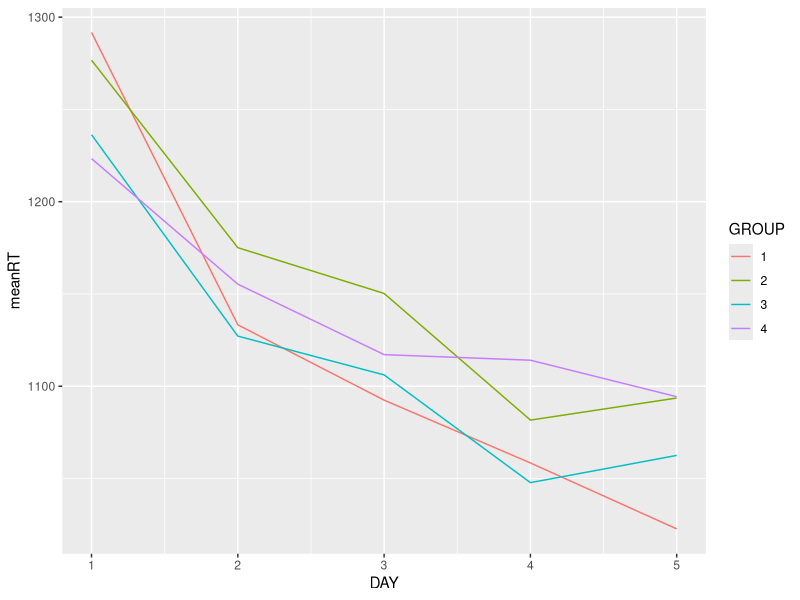
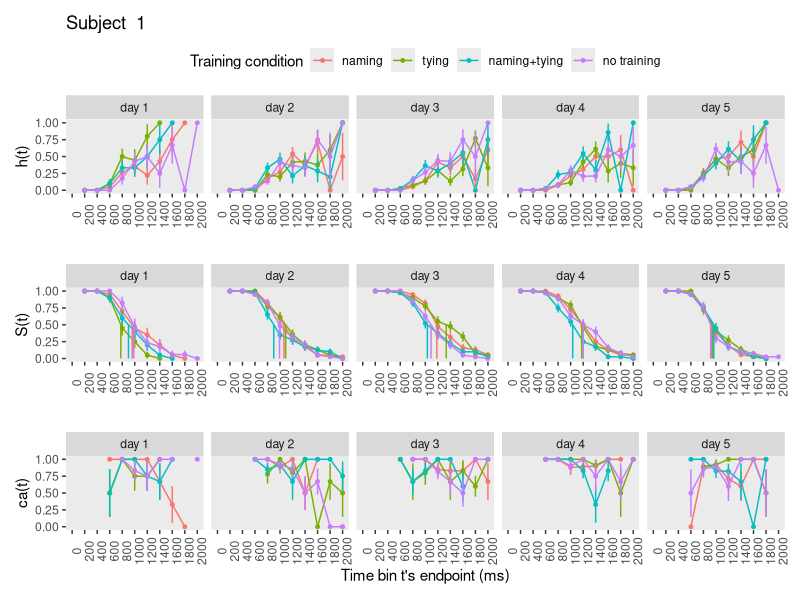
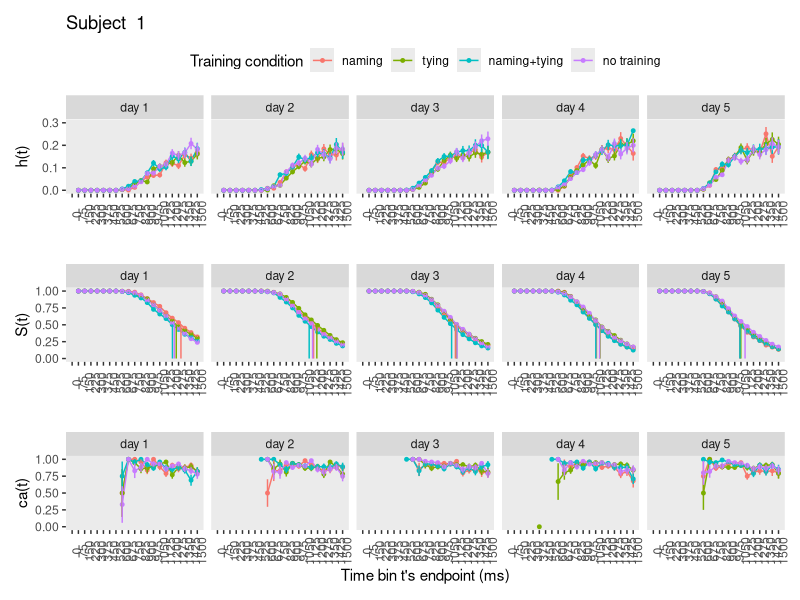
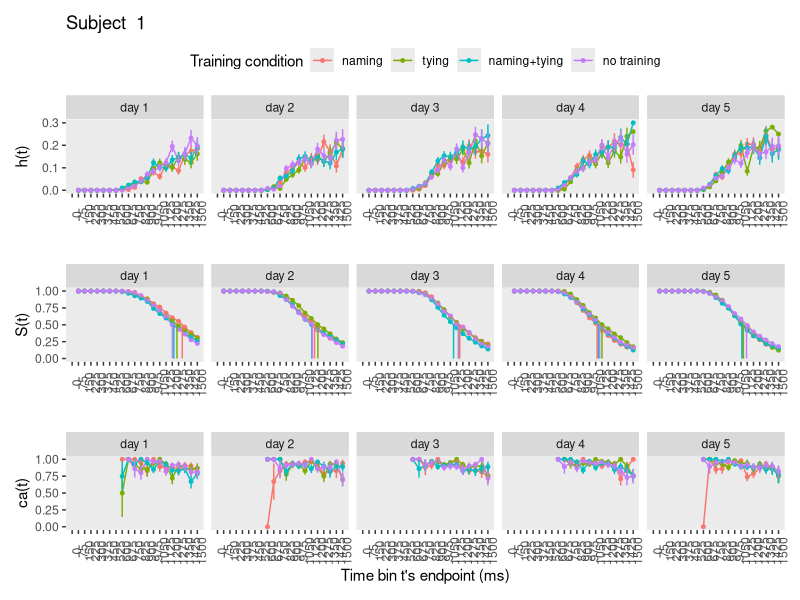
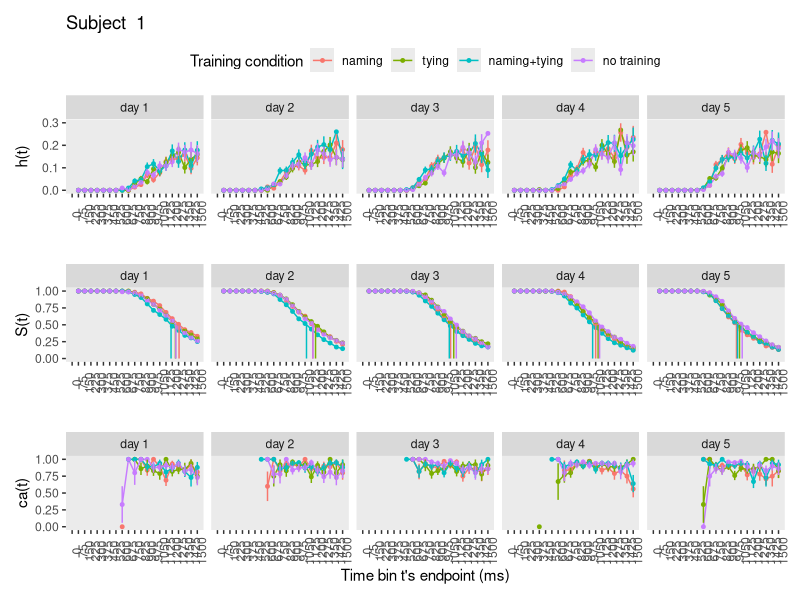
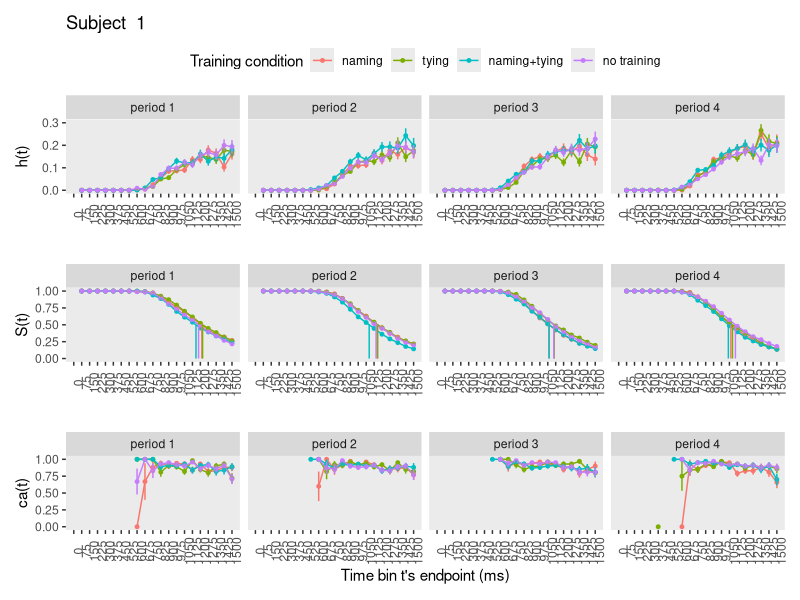
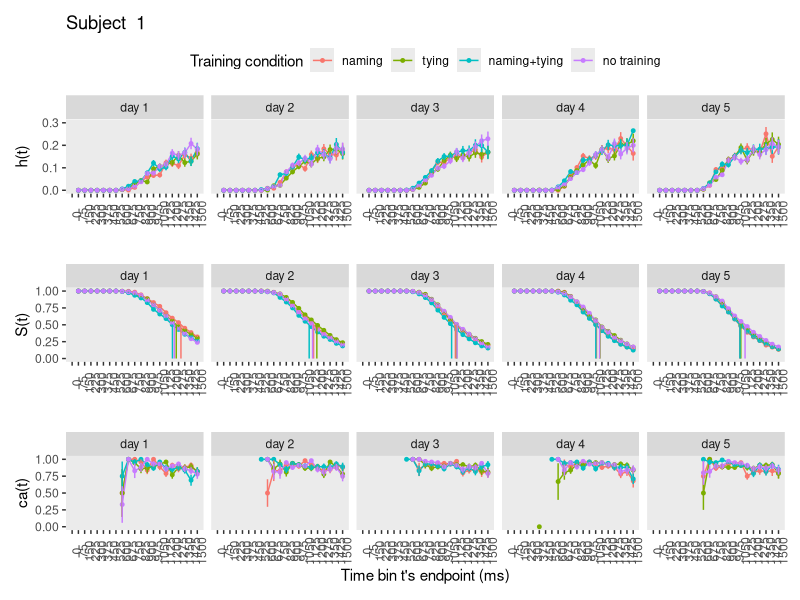
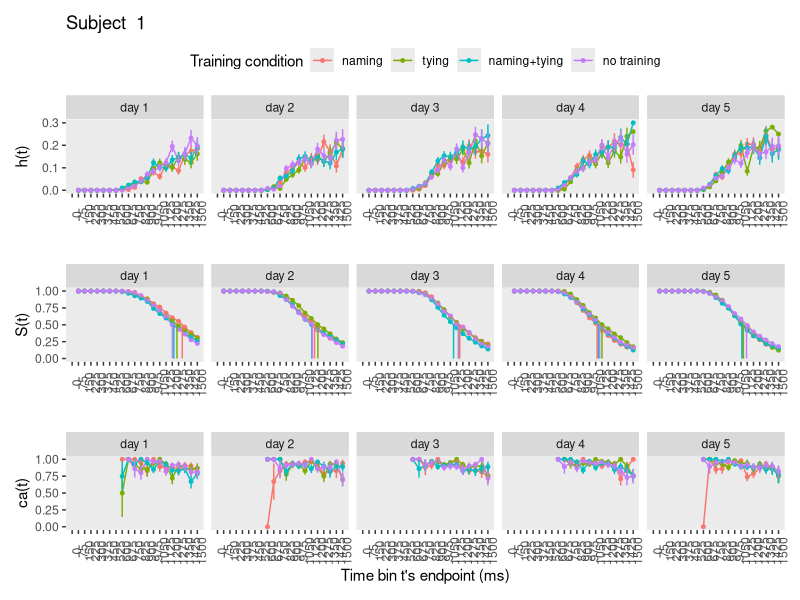

These charts were generated, in order, by the following R code:
## ---- chunk 1
knitr::opts_chunk$set(echo = TRUE)
## ---- chunk 2
library(tidyverse) # data wrangling
library(patchwork) # combine figures
## ---- chunk 3
# load the datafile
data_orig <- read_csv(file = "data/data.csv") # 15120 obs. of 17 variables
summary(data_orig)

# check
test <- data_orig %>% group_by(pid, DAY, SESSION) %>% summarise(N = n())
print.data.frame(test)

# Missing 12 sessions (of 200 sessions): Note there are 160 trials in s2 of d5 of s6
# s2 of d1 of s1
# s2 of d2 of s3
# s2 of d5 of s3
# s2 of d1 of s6
# s1 of d2 of s7
# s2 of d1 of s14
# s2 of d1 of s15
# s2 of d2 of s15
# s2 of d1 of s16
# s2 of d2 of s17
# s2 of d3 of s17
# s2 of d5 of s17

# check 160 trials in session 2 of day 5 of subject 6
test2 <- data_orig %>% filter(pid==6 & DAY==5 & SESSION==2) %>% select(GROUP)
print.data.frame(test2)

# remove trials where response = NA (452 trials)
data2 <- data_orig %>% drop_na() # 14668 trials left
head(data2)

# select relevant variables, and add accuracy column
data2 <- data2 %>%
  select(pid, RESPONSE, RT, GROUP, MATCH, DAY, SESSION) %>%
  mutate(acc = ifelse(RESPONSE==MATCH,1,0))
head(data2)

# select correct trials
data2_acc <- data2 %>% filter(acc==1) # 12783 trials
head(data2_acc)

# eliminate fastest and slowest 10% of trials, for each testing session of 80 trials:

# combine day and session info
data2_acc <- data2_acc %>% mutate(testsession = (2*(DAY-1)) + SESSION )

# nest data within pid x testsession
data2_acc_nest <- data2_acc %>% group_nest(pid,testsession)

pluck(data2_acc_nest,3,1)

# define function to sort RT, calculate 10%, and remove slowest and fastest trials
trim_data <- function(df){
  df <- df %>% arrange(RT)
  Ntrials <- nrow(df) 
  Nperc <- floor(floor(Ntrials/10) / 2) 
  df <- df %>% mutate(trim=1) # column 8
  df[1:Nperc,8] <- 0
  df[(nrow(df)-Nperc):nrow(df),8] <- 0
  df <- df %>% filter(trim==1)
  return(df)
}

data2_acc_trim <- data2_acc_nest %>% 
                     mutate(trimmed  = map(data, trim_data)) 

pluck(data2_acc_trim,4,1)

# unnest
data3 <- data2_acc_trim %>% 
                        select(pid, testsession, trimmed) %>%  unnest(trimmed)
head(data3)
summary(data3)

# plot mean RT for session 2
data3 <- data3 %>% mutate(GROUP = factor(GROUP, levels = 1:4))
data3 %>% filter(SESSION==2) %>% 
  group_by(DAY, GROUP) %>% summarise(meanRT = mean(RT)) %>%
  ggplot(mapping = aes(DAY, meanRT, group=GROUP, color=GROUP)) + geom_line()
## ---- chunk 4
# load the datafile
data_orig <- read_csv(file = "data/data.csv") # 15120 obs. of 17 variables

summary(data_orig)

data_orig %>% head(n=20)

# pid: 1-20 ? 
# RT: 375-2499 ms / NA: 452
# RESPONSE: 1 = match, 2 = nomatch / NA: 452
# GROUP: 1 - 4
# MATCH: 1 = yes, 2 = no
# DAY: 1 - 5

# select relevant variables, and add accuracy column
data <- data_orig %>%
  select(pid, RESPONSE, RT, GROUP, MATCH, DAY) %>%
  mutate(acc = ifelse(RESPONSE==MATCH,1,0))

# check...
head(data)
summary(data)
data %>% group_by(GROUP) %>% count() # 3780 trials per GROUP

# Rename columns to match with functions
names(data) <- c("pid", "resp", "RT", "iv2", "match", "iv1", "acc")
head(data)

# Add trial number per subject
data <- data %>% group_by(pid) %>% mutate(trial = row_number()) %>% ungroup()
head(data)
summary(data)

# check number of trials per GROUP and subject
SUM <- data %>% group_by(pid,iv2) %>% count() 
print.data.frame(SUM) # 140, 160, 180, or 200 trials per GROUP per subject...

# remove trials where response = NA
data_clean <- data %>% drop_na() # 14668 trials left
head(data_clean)

# add condition indicating each combination of iv2 (GROUP) and iv1 (day)
data_clean <- data_clean %>% mutate(condition = (4*(iv1-1)) + iv2) 
head(data_clean) 
summary(data_clean)
## ---- chunk 5
data_nested <- data_clean %>% group_nest(pid)
## ---- chunk 6
censor <- function(df, timeout, bin_width){
  if(!(timeout %% bin_width == 0)){
    return("The censoring time must be a multiple of the bin width!")
  }
  df %>% mutate(right_censored = 0,
                RT2 = ifelse(RT > timeout, timeout, RT) %>% round(digits=2),
                right_censored = ifelse(RT2 == timeout,1,right_censored),
                dRT = ceiling(RT2/bin_width),
                cens_time = timeout, bin_width = bin_width)
}
## ---- chunk 7
ptb <- function(df){
  df %>% uncount(weights = dRT) %>% 
         group_by(trial) %>% 
         mutate(period = 1:n()) %>% 
         mutate(event = if_else(period == max(period) & right_censored == 0, 1, 0)) %>% 
         ungroup()
}
## ---- chunk 8
setup_lt_2iv <- function(ptb){
  ptb %>% mutate(event = str_c("event", event)) %>%
          group_by(condition, iv1, iv2, period) %>% 
          count(event) %>% 
          ungroup() %>% 
          pivot_wider(names_from = event,
                      values_from = n) %>% 
          mutate(event0 = ifelse(is.na(event0),0,event0), # replace NA with 0
                 event1 = ifelse(is.na(event1),0,event1),
                 risk_set = event0 + event1) %>% # define the risk set
          mutate(hazard = (event1 / risk_set) %>% round(digits = 3)) %>% # calculate hazard estimate
          mutate(se_haz = sqrt((hazard * (1 - hazard)) / risk_set) %>% round(digits = 4)) %>% # se hazard
          group_by(condition) %>%
          mutate(survival = (cumprod(1-hazard)) %>% round(digits = 4), # calculate survival estimate
                 term     = (cumsum(hazard / (risk_set * (1 - hazard)))) %>% round(digits = 7),
                 se_surv  = (survival * sqrt(term)) %>% round(digits = 5)  ) %>% # Greenwood's (1926) approximation
          ungroup() 
}
## ---- chunk 9
calc_ca <- function(df){
  df %>% filter(right_censored==0) %>%
         group_by(condition,dRT,cens_time,bin_width) %>%
         summarize(ca = mean(acc) %>% round(digits = 2),
                   n = n(),
                   .groups = 'drop') %>%
         ungroup() %>%
         mutate(period = dRT,
                se_ca = sqrt((ca * (1-ca)) / n) %>% round(digits = 3)) %>%
         select(-dRT)
}
## ---- chunk 10
join_lt_ca <- function(df1,df2){df1 %>% left_join(df2, join_by(condition,period))}
## ---- chunk 11
extract_median <- function(df){
  above_pct50 <- df %>% 
      group_by(condition) %>%
      filter(survival > .5) %>% 
      slice(n()) # take last row
  below_pct50 <- df %>% 
      group_by(condition) %>%
      filter(survival < .5) %>% 
      slice(1) # take first row
  # pull period above
  period_above <- pull(above_pct50, period)
  # pull survivor function values
  survival_above <- pull(above_pct50, survival)
  survival_below <- pull(below_pct50, survival)
  # estimate median by interpolation
  median_period <- period_above+((survival_above-.5)/(survival_above-survival_below))*((period_above+1)-period_above)
}
## ---- chunk 12
plot_eha_2iv <- function(df,subj){
  library(patchwork)
  cutoff <- df %>% pull(cens_time) %>% max(na.rm=T)
  binsize <- df %>% pull(bin_width) %>% max(na.rm=T)
  median_period <- extract_median(df)
  n_iv1 <- nlevels(factor(df$iv1))
  n_iv2 <- nlevels(factor(df$iv2))
  n_conditions <- n_iv1*n_iv2
  # set up tibble to plot vertical lines indicating S(t).50 for each condition
  data_median <- c()
  for(i in 1:n_conditions){
    data_median <- append(data_median, c(median_period[i], median_period[i]))
  }
  data_medians <- tibble(period= data_median,
                         survival = rep(c(.5, 0),n_conditions),
                         condition = rep(1:n_conditions, each=2),
                         train =  factor(rep(rep(1:n_iv2, each=2),n_iv1),levels=c(1:4),labels=c("naming", "tying", "naming+tying","no training")),
                         day = factor(rep(1:n_iv1, each=2*n_iv2),levels=c(1:5),labels=str_c("day ",1:5)  ))
  
p1 <-df %>% 
  mutate(day = factor(iv1,levels=c(1:5),labels=str_c("day ",1:5)  )) %>% 
  mutate(train = factor(iv2,levels=c(1:4),labels=c("naming", "tying", "naming+tying","no training")  )) %>% 
                           
  ggplot(aes(x=period, color=train, group=train)) +
  geom_line(aes(y=hazard)) +
  geom_point(aes(y=hazard), size=1) + labs(color="Training condition") +
  geom_linerange(aes(ymin=hazard-se_haz, ymax=hazard+se_haz), show.legend = F) +
  scale_x_continuous(breaks = c(0,1:(cutoff/binsize)), labels=c(0,1:(cutoff/binsize)*binsize),
                     limits = c(0,cutoff/binsize)) +
  scale_y_continuous(limits = c(0,1)) +
  labs(x="", y="h(t)", title = paste("Subject ", subj)) +
  theme(legend.background = element_rect(fill = "transparent"),
        panel.grid = element_blank(),
        legend.position = "top",
        axis.text.x = element_text(angle=90)) +
  facet_wrap(~day, nrow=1,ncol=5)

p2 <-df %>%
  mutate(day = factor(iv1,levels=c(1:5),labels=str_c("day ",1:5)  )) %>% 
  mutate(train = factor(iv2,levels=c(1:4),labels=c("naming", "tying", "naming+tying", "no training")  )) %>% 
  ggplot(aes(x=period, color=train, group=train)) +
  geom_line(aes(y=survival), show.legend = F) +
  geom_point(aes(y=survival), size=1, show.legend = F) +
  
  geom_linerange(aes(ymin=survival-se_surv, ymax=survival+se_surv), show.legend = F) +
  # add medians
  geom_path(aes(x=period, y=survival),
            data = data_medians, 
            linetype = 1, show.legend = F) +
  scale_x_continuous(breaks = c(0,1:(cutoff/binsize)), labels=c(0,1:(cutoff/binsize)*binsize),
                     limits=c(0,cutoff/binsize)) +
  scale_y_continuous(limits = c(0,1)) +
  labs(x="", y="S(t)") +
  theme(panel.grid = element_blank(),
        axis.text.x = element_text(angle=90)) +
  facet_wrap(~day, nrow=1,ncol=5)

p3 <-df %>%
  mutate(day = factor(iv1,levels=c(1:5),labels=str_c("day ",1:5)  )) %>% 
  mutate(train = factor(iv2,levels=c(1:4),labels=c("naming", "tying", "naming+tying","no training")  )) %>% 
  ggplot(aes(x=period, color=train, group=train)) +
  geom_line(aes(y=ca), show.legend = F) +
  geom_point(aes(y=ca), size=1, show.legend = F) +
  geom_linerange(aes(ymin=ca-se_ca, ymax=ca+se_ca), show.legend = F) +
  scale_x_continuous(breaks = c(0,1:(cutoff/binsize)), labels=c(0,1:(cutoff/binsize)*binsize),
                     limits=c(0,cutoff/binsize)) +
  scale_y_continuous(limits = c(0,1)) +
  labs(x="Time bin t's endpoint (ms)", y="ca(t)",
       colour="Condition") +
  theme(panel.grid = element_blank(),
        axis.text.x = element_text(angle=90)) +
  facet_wrap(~day, nrow=1,ncol=5)

p1/p2/p3
}
## ---- chunk 13
data_final <- data_nested %>% 
                     mutate(censored  = map(data, censor, 2000, 200)) %>%  # user input: censoring time, bin width
                     mutate(ptb_data  = map(censored, ptb)) %>%            # create person-trial-bin dataset
                     mutate(lifetable = map(ptb_data, setup_lt_2iv)) %>%   # create life tables without ca for 2 IV's
                     mutate(condacc   = map(censored, calc_ca)) %>%        # calculate ca
                     mutate(lifetable_ca = map2(lifetable, condacc, join_lt_ca)) %>%  # create life tables with ca
                     mutate(plot      = map2(.x = lifetable_ca, .y = pid, plot_eha_2iv))  # create plots of info in life tables for 2 IV's
## ---- chunk 14
# pull censored for subject 1
pluck(data_final,3,1)

# pull ptb for subject 2
pluck(data_final,4,2)

# pull lifetable for subject 20 and condition 1 (day1 and training condition 1)
pluck(data_final,5,20) %>% filter(condition==4)

# pull full lifetable for subject 1 and condition 20
pluck(data_final,7,1) %>% filter(condition==20)

# view plot for subject 1
pluck(data_final,8,1)
## ---- chunk 15
# create new pid and trial variables
data_clean_single <- data_clean %>% mutate(oldtrial=trial,
                                              oldpid=pid,
                                              trial = 1:n(),
                                              pid = 1)
summary(data_clean_single)

head(data_clean_single)
## ---- chunk 16
# limit y-axis for hazard plot
plot_eha_2iv_lim <- function(df,subj){
  library(patchwork)
  cutoff <- df %>% pull(cens_time) %>% max(na.rm=T)
  binsize <- df %>% pull(bin_width) %>% max(na.rm=T)
  median_period <- extract_median(df)
  n_iv1 <- nlevels(factor(df$iv1))
  n_iv2 <- nlevels(factor(df$iv2))
  n_conditions <- n_iv1*n_iv2
  # set up tibble to plot vertical lines indicating S(t).50 for each condition
  data_median <- c()
  for(i in 1:n_conditions){
    data_median <- append(data_median, c(median_period[i], median_period[i]))
  }
  data_medians <- tibble(period= data_median,
                         survival = rep(c(.5, 0),n_conditions),
                         condition = rep(1:n_conditions, each=2),
                         train =  factor(rep(rep(1:n_iv2, each=2),n_iv1),levels=c(1:4),labels=c("naming", "tying", "naming+tying","no training")),
                         day = factor(rep(1:n_iv1, each=2*n_iv2),levels=c(1:5),labels=str_c("day ",1:5)  ))
  
p1 <-df %>% 
  mutate(day = factor(iv1,levels=c(1:5),labels=str_c("day ",1:5)  )) %>% 
  mutate(train = factor(iv2,levels=c(1:4),labels=c("naming", "tying", "naming+tying","no training")  )) %>% 
                           
  ggplot(aes(x=period, color=train, group=train)) +
  geom_line(aes(y=hazard)) +
  geom_point(aes(y=hazard), size=1) + labs(color="Training condition") +
  geom_linerange(aes(ymin=hazard-se_haz, ymax=hazard+se_haz), show.legend = F) +
  scale_x_continuous(breaks = c(0,1:(cutoff/binsize)), labels=c(0,1:(cutoff/binsize)*binsize),
                     limits = c(0,cutoff/binsize)) +
  scale_y_continuous(limits = c(0,.3)) + # changes
  labs(x="", y="h(t)", title = paste("Subject ", subj)) +
  theme(legend.background = element_rect(fill = "transparent"),
        panel.grid = element_blank(),
        legend.position = "top",
        axis.text.x = element_text(angle=90)) +
  facet_wrap(~day, nrow=1,ncol=5)

p2 <-df %>%
  mutate(day = factor(iv1,levels=c(1:5),labels=str_c("day ",1:5)  )) %>% 
  mutate(train = factor(iv2,levels=c(1:4),labels=c("naming", "tying", "naming+tying", "no training")  )) %>% 
  ggplot(aes(x=period, color=train, group=train)) +
  geom_line(aes(y=survival), show.legend = F) +
  geom_point(aes(y=survival), size=1, show.legend = F) +
  
  geom_linerange(aes(ymin=survival-se_surv, ymax=survival+se_surv), show.legend = F) +
  # add medians
  geom_path(aes(x=period, y=survival),
            data = data_medians, 
            linetype = 1, show.legend = F) +
  scale_x_continuous(breaks = c(0,1:(cutoff/binsize)), labels=c(0,1:(cutoff/binsize)*binsize),
                     limits=c(0,cutoff/binsize)) +
  scale_y_continuous(limits = c(0,1)) +
  labs(x="", y="S(t)") +
  theme(panel.grid = element_blank(),
        axis.text.x = element_text(angle=90)) +
  facet_wrap(~day, nrow=1,ncol=5)

p3 <-df %>%
  mutate(day = factor(iv1,levels=c(1:5),labels=str_c("day ",1:5)  )) %>% 
  mutate(train = factor(iv2,levels=c(1:4),labels=c("naming", "tying", "naming+tying","no training")  )) %>% 
  ggplot(aes(x=period, color=train, group=train)) +
  geom_line(aes(y=ca), show.legend = F) +
  geom_point(aes(y=ca), size=1, show.legend = F) +
  geom_linerange(aes(ymin=ca-se_ca, ymax=ca+se_ca), show.legend = F) +
  scale_x_continuous(breaks = c(0,1:(cutoff/binsize)), labels=c(0,1:(cutoff/binsize)*binsize),
                     limits=c(0,cutoff/binsize)) +
  scale_y_continuous(limits = c(0,1)) +
  labs(x="Time bin t's endpoint (ms)", y="ca(t)",
       colour="Condition") +
  theme(panel.grid = element_blank(),
        axis.text.x = element_text(angle=90)) +
  facet_wrap(~day, nrow=1,ncol=5)

p1/p2/p3
}
## ---- chunk 17
data_nested_single <- data_clean_single %>% group_nest(pid)

data_final_single <- data_nested_single %>% 
                     mutate(censored  = map(data, censor, 1500, 75)) %>%  # user input: censoring time, bin width
                     mutate(ptb_data  = map(censored, ptb)) %>%            # create person-trial-bin dataset
                     mutate(lifetable = map(ptb_data, setup_lt_2iv)) %>%   # create life tables without ca for 2 IV's
                     mutate(condacc   = map(censored, calc_ca)) %>%        # calculate ca
                     mutate(lifetable_ca = map2(lifetable, condacc, join_lt_ca)) %>%  # create life tables with ca
                     mutate(plot      = map2(.x = lifetable_ca, .y = pid, plot_eha_2iv_lim))  # create plots of info in life tables for 2 IV's
## ---- chunk 18
# view plot for subject 1
pluck(data_final_single,8,1)
## ---- chunk 19
# save as pdf
# map2(paste0("figures/figure_aggregated", data_final_single$pid, ".pdf"), data_final_single$plot, ggsave, width = 25, height = 20, units = "cm")

# save as png
map2(paste0("figures/figure_aggregated", data_final_single$pid, ".png"), data_final_single$plot, ggsave, width = 12, height = 8, dpi = 600)

## ---- chunk 20
# select pre-training sessions
# load the datafile
data_orig <- read_csv(file = "data/data.csv") # 15120 obs. of 17 variables
summary(data_orig)

# select relevant variables, and add accuracy column
data_pre <- data_orig %>%
  select(pid, RESPONSE, RT, GROUP, MATCH, DAY, SESSION) %>%
  mutate(acc = ifelse(RESPONSE==MATCH,1,0)) %>%
  filter(SESSION == 1) %>%
  select(-SESSION)

# check...
head(data_pre)

# Rename columns to match with functions
names(data_pre) <- c("pid", "resp", "RT", "iv2", "match", "iv1", "acc")
head(data_pre)

# Add trial number per subject
data_pre <- data_pre %>% group_by(pid) %>% mutate(trial = row_number()) %>% ungroup()
head(data_pre)
summary(data_pre)

# remove trials where response = NA
data_pre_clean <- data_pre %>% drop_na() 
head(data_pre_clean)

# add condition indicating each combination of iv2 (GROUP) and iv1 (day)
data_pre_clean <- data_pre_clean %>% mutate(condition = (4*(iv1-1)) + iv2) 
head(data_pre_clean) 
summary(data_pre_clean)

# create new pid and trial variables for aggregated data plot
data_pre_clean_single <- data_pre_clean %>% mutate(oldtrial=trial,
                                              oldpid=pid,
                                              trial = 1:n(),
                                              pid = 1)
summary(data_pre_clean_single)
head(data_pre_clean_single)
## ---- chunk 21
data_nested_single_pre <- data_pre_clean_single %>% group_nest(pid)

data_final_single_pre <- data_nested_single_pre %>% 
                     mutate(censored  = map(data, censor, 1500, 75)) %>%  # user input: censoring time, bin width
                     mutate(ptb_data  = map(censored, ptb)) %>%            # create person-trial-bin dataset
                     mutate(lifetable = map(ptb_data, setup_lt_2iv)) %>%   # create life tables without ca for 2 IV's
                     mutate(condacc   = map(censored, calc_ca)) %>%        # calculate ca
                     mutate(lifetable_ca = map2(lifetable, condacc, join_lt_ca)) %>%  # create life tables with ca
                     mutate(plot      = map2(.x = lifetable_ca, .y = pid, plot_eha_2iv_lim))  # create plots of info in life tables for 2 IV's
## ---- chunk 22
# view plot for subject 1
pluck(data_final_single_pre,8,1)
## ---- chunk 23
# save as png
map2(paste0("figures/figure_aggregated_pre", data_final_single_pre$pid, ".png"), data_final_single_pre$plot, ggsave, width = 12, height = 8, dpi = 600)
## ---- chunk 24
# select post-training sessions
# load the datafile
data_orig <- read_csv(file = "data/data.csv") # 15120 obs. of 17 variables
summary(data_orig)

# select relevant variables, and add accuracy column
data_post <- data_orig %>%
  select(pid, RESPONSE, RT, GROUP, MATCH, DAY, SESSION) %>%
  mutate(acc = ifelse(RESPONSE==MATCH,1,0)) %>%
  filter(SESSION == 2) %>%
  select(-SESSION)

# check...
head(data_post)

# Rename columns to match with functions
names(data_post) <- c("pid", "resp", "RT", "iv2", "match", "iv1", "acc")
head(data_post)

# Add trial number per subject
data_post <- data_post %>% group_by(pid) %>% mutate(trial = row_number()) %>% ungroup()
head(data_post)
summary(data_post)

# remove trials where response = NA
data_post_clean <- data_post %>% drop_na() 
head(data_post_clean)

# add condition indicating each combination of iv2 (GROUP) and iv1 (day)
data_post_clean <- data_post_clean %>% mutate(condition = (4*(iv1-1)) + iv2) 
head(data_post_clean) 
summary(data_post_clean)

# create new pid and trial variables for aggregated data plot
data_post_clean_single <- data_post_clean %>% mutate(oldtrial=trial,
                                              oldpid=pid,
                                              trial = 1:n(),
                                              pid = 1)
summary(data_post_clean_single)
head(data_post_clean_single)
## ---- chunk 25
data_nested_single_post <- data_post_clean_single %>% group_nest(pid)

data_final_single_post <- data_nested_single_post %>% 
                     mutate(censored  = map(data, censor, 1500, 75)) %>%  # user input: censoring time, bin width
                     mutate(ptb_data  = map(censored, ptb)) %>%            # create person-trial-bin dataset
                     mutate(lifetable = map(ptb_data, setup_lt_2iv)) %>%   # create life tables without ca for 2 IV's
                     mutate(condacc   = map(censored, calc_ca)) %>%        # calculate ca
                     mutate(lifetable_ca = map2(lifetable, condacc, join_lt_ca)) %>%  # create life tables with ca
                     mutate(plot      = map2(.x = lifetable_ca, .y = pid, plot_eha_2iv_lim))  # create plots of info in life tables for 2 IV's
## ---- chunk 26
# view plot for subject 1
pluck(data_final_single_post,8,1)
## ---- chunk 27
# save as png
map2(paste0("figures/figure_aggregated_post", data_final_single_post$pid, ".png"), data_final_single_post$plot, ggsave, width = 12, height = 8, dpi = 600)
## ---- chunk 28
# select between-training sessions
# load the datafile
data_orig <- read_csv(file = "data/data.csv") # 15120 obs. of 17 variables
data_orig %>% count(DAY)
# select relevant variables, and add accuracy column
data_between <- data_orig %>%
  select(pid, RESPONSE, RT, GROUP, MATCH, DAY, SESSION) %>%
  mutate(acc = ifelse(RESPONSE==MATCH,1,0),
         DAY_BETWEEN = ifelse(DAY==1 & SESSION ==1, 0,
                       ifelse(DAY==1 & SESSION ==2, 1,
                       ifelse(DAY==2 & SESSION ==1, 1,
                       ifelse(DAY==2 & SESSION ==2, 2,
                       ifelse(DAY==3 & SESSION ==1, 2,
                       ifelse(DAY==3 & SESSION ==2, 3,
                       ifelse(DAY==4 & SESSION ==1, 3,
                       ifelse(DAY==4 & SESSION ==2, 4,
                       ifelse(DAY==5 & SESSION ==1, 4, 0))))))))) )
data_between %>% count(DAY_BETWEEN)


# remove first and last session
data_between <- data_between %>% filter(DAY_BETWEEN>0)

# remove columns DAY and SESSION
data_between <- data_between %>% select(-c(DAY,SESSION))

# Rename columns to match with functions
names(data_between) <- c("pid", "resp", "RT", "iv2", "match", "acc", "iv1")
head(data_between)

# Add trial number per subject
data_between <- data_between %>% group_by(pid) %>% mutate(trial = row_number()) %>% ungroup()

head(data_between)
summary(data_between)

# remove trials where response = NA
data_between_clean <- data_between %>% drop_na() 
head(data_between_clean)

# add condition indicating each combination of iv2 (GROUP) and iv1 (DAY_BETWEEN)
data_between_clean <- data_between_clean %>% mutate(condition = (4*(iv1-1)) + iv2) 
head(data_between_clean) 
summary(data_between_clean)

# create new pid and trial variables for aggregated data plot
data_between_clean_single <- data_between_clean %>% mutate(oldtrial=trial,
                                              oldpid=pid,
                                              trial = 1:n(),
                                              pid = 1)
summary(data_between_clean_single)
head(data_between_clean_single)
## ---- chunk 29
# limit y-axis hazard + only 4 levels for iv1 (periods between learning)
plot_eha_2iv_lim_between <- function(df,subj){
  library(patchwork)
  cutoff <- df %>% pull(cens_time) %>% max(na.rm=T)
  binsize <- df %>% pull(bin_width) %>% max(na.rm=T)
  median_period <- extract_median(df)
  n_iv1 <- nlevels(factor(df$iv1))
  n_iv2 <- nlevels(factor(df$iv2))
  n_conditions <- n_iv1*n_iv2
  # set up tibble to plot vertical lines indicating S(t).50 for each condition
  data_median <- c()
  for(i in 1:n_conditions){
    data_median <- append(data_median, c(median_period[i], median_period[i]))
  }
  data_medians <- tibble(period= data_median,
                         survival = rep(c(.5, 0),n_conditions),
                         condition = rep(1:n_conditions, each=2),
                         train =  factor(rep(rep(1:n_iv2, each=2),n_iv1),levels=c(1:4),labels=c("naming", "tying", "naming+tying","no training")),
                         day = factor(rep(1:n_iv1, each=2*n_iv2),levels=c(1:4),labels=str_c("period ",1:4)  )) # changes
  
p1 <-df %>% 
  mutate(day = factor(iv1,levels=c(1:4),labels=str_c("period ",1:4)  )) %>% # changes 
  mutate(train = factor(iv2,levels=c(1:4),labels=c("naming", "tying", "naming+tying","no training")  )) %>% 
                           
  ggplot(aes(x=period, color=train, group=train)) +
  geom_line(aes(y=hazard)) +
  geom_point(aes(y=hazard), size=1) + labs(color="Training condition") +
  geom_linerange(aes(ymin=hazard-se_haz, ymax=hazard+se_haz), show.legend = F) +
  scale_x_continuous(breaks = c(0,1:(cutoff/binsize)), labels=c(0,1:(cutoff/binsize)*binsize),
                     limits = c(0,cutoff/binsize)) +
  scale_y_continuous(limits = c(0,.3)) +
  labs(x="", y="h(t)", title = paste("Subject ", subj)) +
  theme(legend.background = element_rect(fill = "transparent"),
        panel.grid = element_blank(),
        legend.position = "top",
        axis.text.x = element_text(angle=90)) +
  facet_wrap(~day, nrow=1,ncol=5)

p2 <-df %>%
  mutate(day = factor(iv1,levels=c(1:4),labels=str_c("period ",1:4)  )) %>% # changes
  mutate(train = factor(iv2,levels=c(1:4),labels=c("naming", "tying", "naming+tying", "no training")  )) %>% 
  ggplot(aes(x=period, color=train, group=train)) +
  geom_line(aes(y=survival), show.legend = F) +
  geom_point(aes(y=survival), size=1, show.legend = F) +
  
  geom_linerange(aes(ymin=survival-se_surv, ymax=survival+se_surv), show.legend = F) +
  # add medians
  geom_path(aes(x=period, y=survival),
            data = data_medians, 
            linetype = 1, show.legend = F) +
  scale_x_continuous(breaks = c(0,1:(cutoff/binsize)), labels=c(0,1:(cutoff/binsize)*binsize),
                     limits=c(0,cutoff/binsize)) +
  scale_y_continuous(limits = c(0,1)) +
  labs(x="", y="S(t)") +
  theme(panel.grid = element_blank(),
        axis.text.x = element_text(angle=90)) +
  facet_wrap(~day, nrow=1,ncol=5)

p3 <-df %>%
  mutate(day = factor(iv1,levels=c(1:4),labels=str_c("period ",1:4)  )) %>% # changes 
  mutate(train = factor(iv2,levels=c(1:4),labels=c("naming", "tying", "naming+tying","no training")  )) %>% 
  ggplot(aes(x=period, color=train, group=train)) +
  geom_line(aes(y=ca), show.legend = F) +
  geom_point(aes(y=ca), size=1, show.legend = F) +
  geom_linerange(aes(ymin=ca-se_ca, ymax=ca+se_ca), show.legend = F) +
  scale_x_continuous(breaks = c(0,1:(cutoff/binsize)), labels=c(0,1:(cutoff/binsize)*binsize),
                     limits=c(0,cutoff/binsize)) +
  scale_y_continuous(limits = c(0,1)) +
  labs(x="Time bin t's endpoint (ms)", y="ca(t)",
       colour="Condition") +
  theme(panel.grid = element_blank(),
        axis.text.x = element_text(angle=90)) +
  facet_wrap(~day, nrow=1,ncol=5)

p1/p2/p3
}
## ---- chunk 30
data_nested_single_between <- data_between_clean_single %>% group_nest(pid)

data_final_single_between <- data_nested_single_between %>% 
                     mutate(censored  = map(data, censor, 1500, 75)) %>%  # user input: censoring time, bin width
                     mutate(ptb_data  = map(censored, ptb)) %>%            # create person-trial-bin dataset
                     mutate(lifetable = map(ptb_data, setup_lt_2iv)) %>%   # create life tables without ca for 2 IV's
                     mutate(condacc   = map(censored, calc_ca)) %>%        # calculate ca
                     mutate(lifetable_ca = map2(lifetable, condacc, join_lt_ca)) %>%  # create life tables with ca
                     mutate(plot      = map2(.x = lifetable_ca, .y = pid, plot_eha_2iv_lim_between))  # create plots of info in life tables for 2 IV's
## ---- chunk 31
# view plot for subject 1
pluck(data_final_single_between,8,1)
## ---- chunk 32
# save as png
map2(paste0("figures/figure_aggregated_between", data_final_single_between$pid, ".png"), data_final_single_between$plot, ggsave, width = 12, height = 8, dpi = 600)
